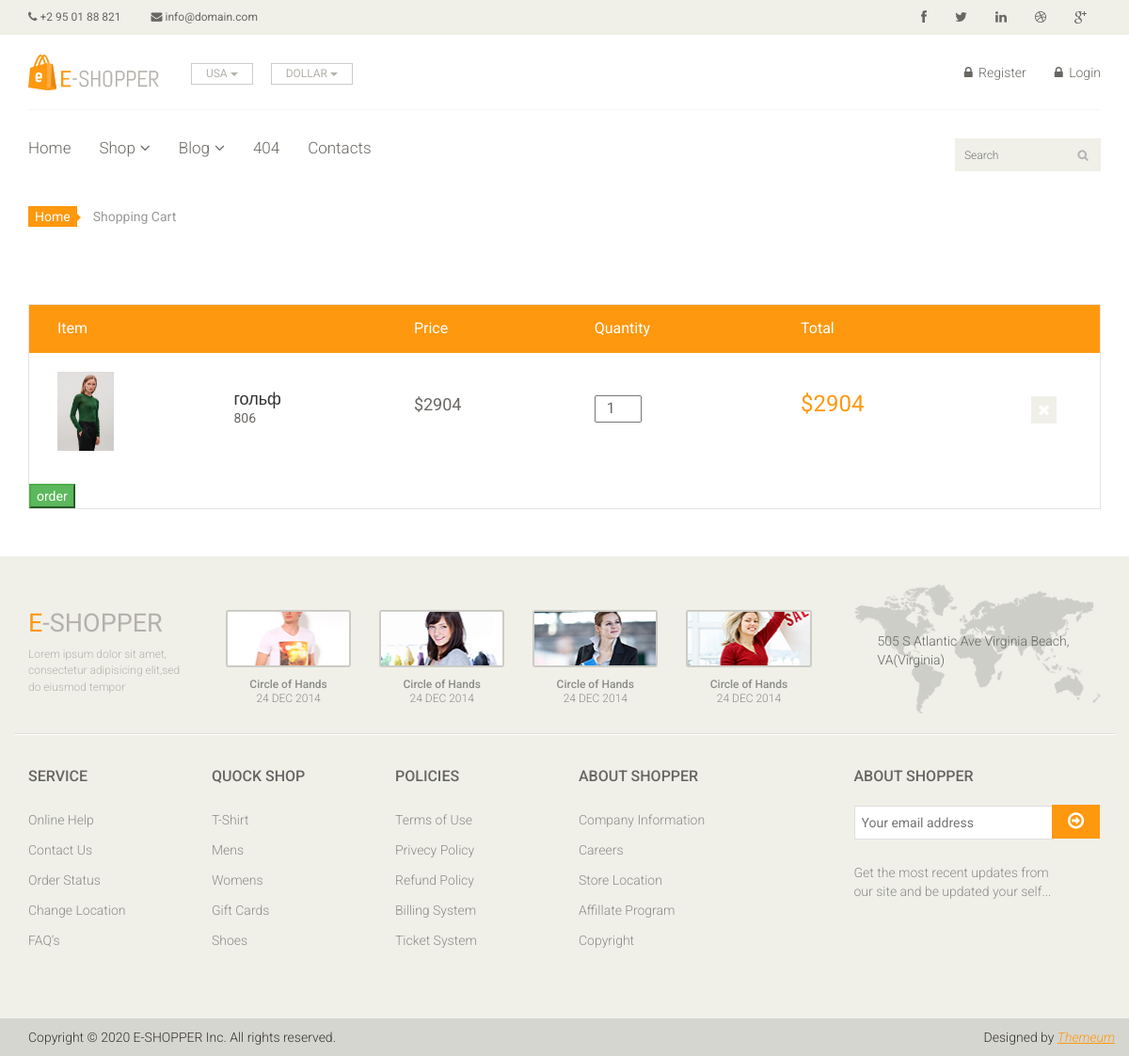
The app's page /product/1097/ with its own data.
### product/models.py (models this page shows)
class Product(models.Model):
    tittle = models.CharField(max_length=200)
    price = models.IntegerField()
    sale = models.IntegerField()
    category = models.CharField(max_length=200)
    description = models.TextField(blank=True)
    vendor = models.CharField(max_length=200)
    made_in = models.CharField(max_length=200)
    color = models.CharField(max_length=200)
    size = models.CharField(max_length=200)
    photo_main = models.ImageField(upload_to='photos/%Y/%m/%d/')
    photo_1 = models.ImageField(upload_to='photos/%Y/%m/%d/', blank=True)
    photo_2 = models.ImageField(upload_to='photos/%Y/%m/%d/', blank=True)
    photo_3 = models.ImageField(upload_to='photos/%Y/%m/%d/', blank=True)
    photo_4 = models.ImageField(upload_to='photos/%Y/%m/%d/', blank=True)
    photo_5 = models.ImageField(upload_to='photos/%Y/%m/%d/', blank=True)
    photo_6 = models.ImageField(upload_to='photos/%Y/%m/%d/', blank=True)
    is_published = models.BooleanField(default=True)
    list_date = models.DateTimeField(default=datetime.now, blank=True)
    def __str__(self):
        return self.tittle

### product/views.py (the view)
# urls.py: path('<int:product_id>/', views.cart, name="cart"),
def cart(request, product_id):
    product = get_object_or_404(Product, pk=product_id)
    print(product)
    context = {
        "products": product,
    }
    cart = Cart(request)
    cart.add(product)
    return render(request, "pages/cart.html", context)

### templates/pages/cart.html (shortened to what this page needs)
{% extends 'base.html' %} {% load static %} {% block content %}
    <section id="cart_items">
		 <div class="container">
			<div class="breadcrumbs">
				<ol class="breadcrumb">
				  <li><a href="#">Home</a></li>
				  <li class="active">Shopping Cart</li>
				</ol>
            </div>
            {% if products %}
			<div class="table-responsive cart_info">
				<table class="table table-condensed">
					<form action="{% url 'cart' %}" method="POST">
					<thead>
						<tr class="cart_menu">
							<td class="image">Item</td>
							<td class="description"></td>
							<td class="price">Price</td>
							<td class="quantity">Quantity</td>
							<td class="total">Total</td>
							<td></td>
						</tr>
					</thead>
					<tbody>
						<tr>
							<td class="cart_product">
								<img src="{{ products.photo_main.url }}" alt="{{product.tittle}}">
							</td>
							<td class="cart_description">
								<h4>{{ products.tittle }}</h4>
								<p>{{ products.sale }}</p>
							</td>
							<td class="cart_price">
								<p>${{ products.price }}</p>
							</td>
							<td class="cart_quantity">
								<div class="cart_quantity_button">
									<input class="cart_quantity_input" type="number" name="quantity" value="1" autocomplete="off" name="count" size="2" style="width:50px" >
								</div>
							</td>
							<td class="cart_total">
								<p class="cart_total_price" name="price">${{ products.price }}</p>
							</td>
							<td class="cart_delete">
								<a class="cart_quantity_delete" href=""><i class="fa fa-times"></i></a>
							</td>
						</tr>
							</tbody>
				</table>
                <div class="btn-order" >
				<button type="submit" class="brn btn-success">
				    order
				        </button>
				         </div>
            </div>
            {% else %}
            <div>
                <h2>Your cart is empty.</h2>
            </div>
            {% endif  %}
		</div>
	</section>
{% endblock %}

### templates/base.html
{% load static %}
<!DOCTYPE html>
<html lang="en">
  {% include 'layouts/_head.html' %}
  <body>
    {% include "layouts/_header.html" %} {% block content %}{% endblock %}
    {% include 'layouts/_scripts.html' %} {% include 'layouts/_footer.html' %}
  </body>
</html>

### templates/layouts/_head.html (shortened to what this page needs)
{% load static %}
<head>
    <link href="{% static 'css/bootstrap.min.css' %}" rel="stylesheet" />
    <link href="{% static 'css/font-awesome.min.css' %}" rel="stylesheet" />
    <link href="{% static 'css/prettyPhoto.css' %}" rel="stylesheet" />
    <link href="{% static 'css/price-range.css' %}" rel="stylesheet" />
    <link href="{% static 'css/animate.css' %}" rel="stylesheet" />
    <link href="{% static 'css/main.css' %}" rel="stylesheet" />
    <link href="{% static 'css/responsive.css' %}" rel="stylesheet" />
    <link href="{% static 'css/main_css.css' %}" rel="stylesheet" />
  </head>

### templates/layouts/_header.html (shortened to what this page needs)
{% load static %}
<header id="header">
    <div class="header_top">
        <div class="container">
            <div class="row">
                <div class="col-sm-6">
                    <div class="contactinfo">
                        <ul class="nav nav-pills">
                            <li><a href="#"><i class="fa fa-phone"></i> +2 95 01 88 821</a></li>
                            <li><a href="#"><i class="fa fa-envelope"></i> info@domain.com</a></li>
                        </ul>
                    </div>
                </div>
                <div class="col-sm-6">
                    <div class="social-icons pull-right">
                        <ul class="nav navbar-nav">
                            <li><a href="#"><i class="fa fa-facebook"></i></a></li>
                            <li><a href="#"><i class="fa fa-twitter"></i></a></li>
                            <li><a href="#"><i class="fa fa-linkedin"></i></a></li>
                            <li><a href="#"><i class="fa fa-dribbble"></i></a></li>
                            <li><a href="#"><i class="fa fa-google-plus"></i></a></li>
                        </ul>
                    </div>
                </div>
            </div>
        </div>
    </div>
    <div class="header-middle">
        <div class="container">
            <div class="row">
                <div class="col-sm-4">
                    <div class="logo pull-left">
                        <a href="{% url 'index' %}"><img src="{% static 'images/home/logo.png' %}" alt="" /></a>
                    </div>
                    <div class="btn-group pull-right">
                        <div class="btn-group">
                            <button type="button" class="btn btn-default dropdown-toggle usa" data-toggle="dropdown">
                                USA
                                <span class="caret"></span>
                            </button>
                        </div>
                        <div class="btn-group">
                            <button type="button" class="btn btn-default dropdown-toggle usa" data-toggle="dropdown">
                                DOLLAR
                                <span class="caret"></span>
                            </button>
                        </div>
                    </div>
                </div>
                <div class="col-sm-8">
                    <div class="shop-menu pull-right">
                        <ul class="nav navbar-nav">
                            {% if user.is_authenticated %}
                                <li><a class="offset-2 col-4 align-self-center enter" href="{% url 'dashboard' %}">Welcome, {{ user.username }}</a></li>
                                <li><a href="#"><i class="fa fa-user"></i> Account</a></li>
                                <li><a href="#"><i class="fa fa-star"></i> Wishlist</a></li>
                                <li><a href="{% url 'cart' %}"><i class="fa fa-shopping-cart"></i> Cart</a></li>
                                <li><a class="col-1 align-self-center" href="javascript:{document.getElementById('logout').submit()}" >Вихід</a></li>
                                <form action="{% url 'logout' %}" id="logout" method="POST">
                                    {% csrf_token %}
                                    <input type="hidden">
                                </form>
                            {% else %}
                                <li><a href="{% url 'register' %}"><i class="fa fa-lock"></i> Register</a></li>
                                <li><a href="{% url 'login' %}"><i class="fa fa-lock"></i> Login</a></li>
                            {% endif %}
                        </ul>
                    </div>
                </div>
            </div>
        </div>
    </div>
    <div class="header-bottom">
        <div class="container">
            <div class="row">
                <div class="col-sm-9">
                    <div class="mainmenu pull-left">
                        <ul class="nav navbar-nav collapse navbar-collapse">
                            <li
                            {% if '/' == request.path %}
                            class="active"
                            {% else %}
                            class=""
                            {% endif %}
                            >
                                <a href="{% url 'index' %}">Home</a>
                            </li>
                            <li class="dropdown"><a href="#">Shop<i class="fa fa-angle-down"></i></a>
                            </li>
                            <li class="dropdown"><a href="#">Blog<i class="fa fa-angle-down"></i></a>
                            </li>
                            <li
                            ><a href="{% url 'page_not_found' %}">404</a></li>
                            <li
                            {% if 'contact' == request.path %}
                            class="active"
                            {% else %}
                            class=""
                            {% endif %}
                            >
                                <a href="{% url 'contact' %}">Contacts</a>
                            </li>
                        </ul>
                    </div>
                </div>
                <div class="col-sm-3">
                    <div class="search_box pull-right">
                        <input type="text" placeholder="Search" />
                    </div>
                </div>
            </div>
        </div>
    </div>
</header>

### templates/layouts/_scripts.html (shortened to what this page needs)
{% load static %}

### templates/layouts/_footer.html (shortened to what this page needs)
{% load static %}
<footer id="footer">
    <div class="footer-top">
        <div class="container">
            <div class="row">
                <div class="col-sm-2">
                    <div class="companyinfo">
                        <h2><span>e</span>-shopper</h2>
                        <p>Lorem ipsum dolor sit amet, consectetur adipisicing elit,sed do eiusmod tempor</p>
                    </div>
                </div>
                <div class="col-sm-7">
                    <div class="col-sm-3">
                        <div class="video-gallery text-center">
                            <a href="#">
                                <div class="iframe-img">
                                    <img src="{% static 'images/home/iframe1.png' %}" alt="" />
                                </div>
                            </a>
                            <p>Circle of Hands</p>
                            <h2>24 DEC 2014</h2>
                        </div>
                    </div>
                    <div class="col-sm-3">
                        <div class="video-gallery text-center">
                            <a href="#">
                                <div class="iframe-img">
                                    <img src="{% static 'images/home/iframe2.png' %}" alt="" />
                                </div>
                            </a>
                            <p>Circle of Hands</p>
                            <h2>24 DEC 2014</h2>
                        </div>
                    </div>
                    <div class="col-sm-3">
                        <div class="video-gallery text-center">
                            <a href="#">
                                <div class="iframe-img">
                                    <img src="{% static 'images/home/iframe3.png' %}" alt="" />
                                </div>
                            </a>
                            <p>Circle of Hands</p>
                            <h2>24 DEC 2014</h2>
                        </div>
                    </div>
                    <div class="col-sm-3">
                        <div class="video-gallery text-center">
                            <a href="#">
                                <div class="iframe-img">
                                    <img src="{% static 'images/home/iframe4.png' %}" alt="" />
                                </div>
                            </a>
                            <p>Circle of Hands</p>
                            <h2>24 DEC 2014</h2>
                        </div>
                    </div>
                </div>
                <div class="col-sm-3">
                    <div class="address">
                        <img src="{% static 'images/home/map.png' %}" alt="" />
                        <p>505 S Atlantic Ave Virginia Beach, VA(Virginia)</p>
                    </div>
                </div>
            </div>
        </div>
    </div>
    <div class="footer-widget">
        <div class="container">
            <div class="row">
                <div class="col-sm-2">
                    <div class="single-widget">
                        <h2>Service</h2>
                        <ul class="nav nav-pills nav-stacked">
                            <li><a href="#">Online Help</a></li>
                            <li><a href="#">Contact Us</a></li>
                            <li><a href="#">Order Status</a></li>
                            <li><a href="#">Change Location</a></li>
                            <li><a href="#">FAQ’s</a></li>
                        </ul>
                    </div>
                </div>
                <div class="col-sm-2">
                    <div class="single-widget">
                        <h2>Quock Shop</h2>
                        <ul class="nav nav-pills nav-stacked">
                            <li><a href="#">T-Shirt</a></li>
                            <li><a href="#">Mens</a></li>
                            <li><a href="#">Womens</a></li>
                            <li><a href="#">Gift Cards</a></li>
                            <li><a href="#">Shoes</a></li>
                        </ul>
                    </div>
                </div>
                <div class="col-sm-2">
                    <div class="single-widget">
                        <h2>Policies</h2>
                        <ul class="nav nav-pills nav-stacked">
                            <li><a href="#">Terms of Use</a></li>
                            <li><a href="#">Privecy Policy</a></li>
                            <li><a href="#">Refund Policy</a></li>
                            <li><a href="#">Billing System</a></li>
                            <li><a href="#">Ticket System</a></li>
                        </ul>
                    </div>
                </div>
                <div class="col-sm-2">
                    <div class="single-widget">
                        <h2>About Shopper</h2>
                        <ul class="nav nav-pills nav-stacked">
                            <li><a href="#">Company Information</a></li>
                            <li><a href="#">Careers</a></li>
                            <li><a href="#">Store Location</a></li>
                            <li><a href="#">Affillate Program</a></li>
                            <li><a href="#">Copyright</a></li>
                        </ul>
                    </div>
                </div>
                <div class="col-sm-3 col-sm-offset-1">
                    <div class="single-widget">
                        <h2>About Shopper</h2>
                        <form action="#" class="searchform">
                            <input type="text" placeholder="Your email address" />
                            <button type="submit" class="btn btn-default"><i
                                    class="fa fa-arrow-circle-o-right"></i></button>
                            <p>Get the most recent updates from <br />our site and be updated your self...</p>
                        </form>
                    </div>
                </div>
            </div>
        </div>
    </div>
    <div class="footer-bottom">
        <div class="container">
            <div class="row">
                <p class="pull-left">Copyright © 2020 E-SHOPPER Inc. All rights reserved.</p>
                <p class="pull-right">Designed by <span><a target="_blank"
                            href="http://www.themeum.com">Themeum</a></span></p>
            </div>
        </div>
    </div>
</footer>

### records on screen
Product: photo_main (picture), tittle "гольф", sale "806", price "2904"
